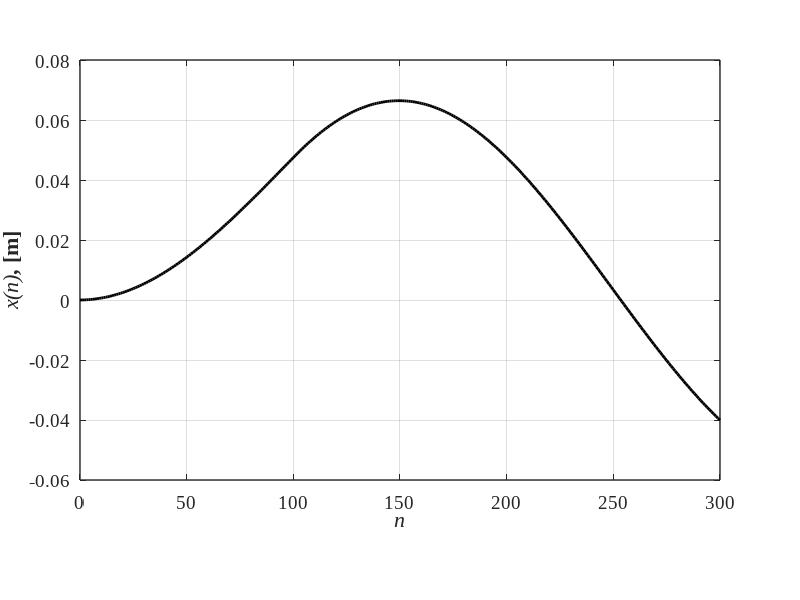

Write the MATLAB code that produced this figure.
%% Structural Dynamics and Vibration Control(M. Azimi et al.)
%% Example 4-8: Response of A Damped SDOF to Trapezoidic Impact Load 

clear; close all; clc
%%

m  = 25;    % Mass
c  = 30;    % Damping
k  = 6000;  % Stiffness
F0 = 300;   % Force amplitude
T  = 0.1;
wn = sqrt(k/m);         % Natural frequency
zeta = c/(2*sqrt(m*k)); % Damping factor
Ts = 0.001;             % Sampling period
N  = 301;               % Sampling times
wd=wn*sqrt(1-zeta^2);   % Damped frequency

%% Calculate and Plot the Response 
for n=1:N
    if n<=T/Ts+1; F(n)=F0; else F(n)=0; end %force
end
n = [1:N];
g = Ts*exp(-(n-1)*zeta*wn*Ts).*sin((n-1)*wd*Ts)/(m*wd);

% Discrete-time Impulse Response
c0= conv(F,g); % Convolution Sum
c = c0(1:N);   % Plot to N Samples
n = [0:N-1];
axes('position',[0.1 0.2 0.8 0.7])

figure(1); set(figure(1), 'Position', [200   100   883   400])
        hold on; grid on; box on;
        plot(n,c,'-k','LineWidth',2);

        set(gca, 'LineWidth',1, 'FontWeight','normal', 'FontName','Times New Roman', 'FontSize',14)               
        xlabel('{\itn}', 'fontsize',16, 'fontname','Times New Roman','FontWeight','Bold')
        ylabel('{\itx(n)}, [m]', 'fontsize',16, 'fontname','Times New Roman','FontWeight','Bold')

%%
print('EX_4_6','-dpng')
